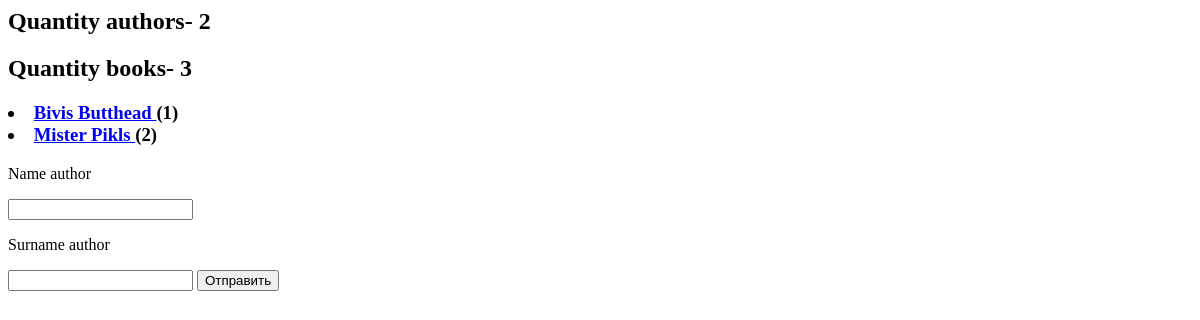
/authors/all, run on an earlier commit of the app's database.
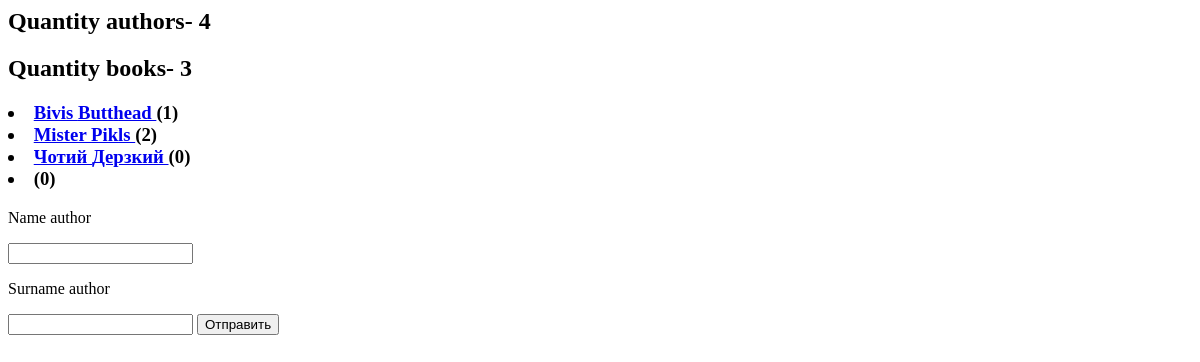
And on a later commit of the database.
### Books/models.py (models this page shows, shortened)
class Author(models.Model):
    name = models.CharField('Имя автора', max_length= 250)
    surname = models.CharField('Фамилия автора', max_length=250)

class Book(models.Model):
    author = models.ForeignKey(Author)
    book_name = models.CharField('Название книги', max_length=250)
    release_date = models.DateField('Дата выпуска', )

### Books/views.py (the view)
def author_list(request):
    authorlist = Author.objects.all()
    allbooks = Book.objects.all()
    context = {'author': authorlist, 'allbooks': allbooks}
    return render(request, 'Books/allauthorsnbooks.html', context)

### Books/templates/books/allauthorsnbooks.html
<h2>Quantity authors- {{ author|length }}</h2>
<h2>Quantity books- {{ allbooks|length }}</h2>
<h3>
{% for i in author %}
<li>
    <a href="/authors/author-id-{{ i.id }}">{{ i.name }} {{ i.surname }} </a>
    ({{ i.book_set.all | length }})  </li>
{% endfor %}
</h3>
<form action="/authors/createauthor" method="get">
<p> Name author </p>
<input type="text" name="name" required>
<p>Surname author</p>
<input type = "text" name = "surname" required>
<input type = "submit" value="Отправить">
</form>

What changed in the data, as far as the page shows it:
added Author: name "Чотий", surname "Дерзкий", book_set.all|length "0"
added Author: book_set.all|length "0"
Also different on the page:
{{ author|length }}: "2" → "4"
